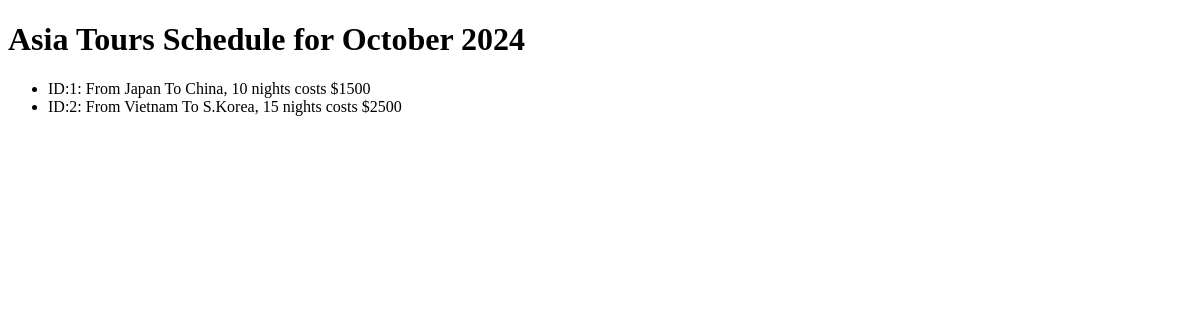
The app's page /, older data.
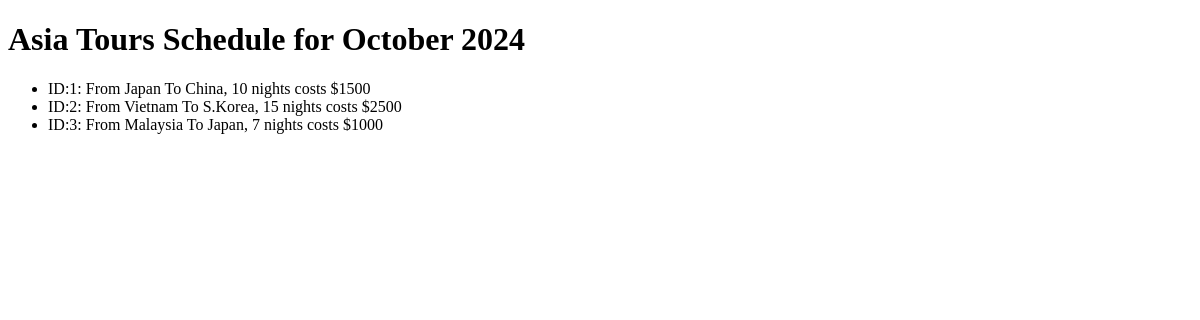
The same page, newer data.
### asiatoursagency/models.py (models this page shows)
class Tour(models.Model):
    origin_country = models.CharField(max_length=64)
    destination_country = models.CharField(max_length=64)
    number_of_nights = models.IntegerField()
    price = models.IntegerField()
    def __str__(self):
        return(f"ID:{self.id}: From {self.origin_country} To {self.destination_country}, {self.number_of_nights} nights costs ${self.price}")

### asiatoursagency/views.py (the view)
# urls.py: path('', views.index)
def index(request):
    tours = Tour.objects.all()
    context = {'tours': tours}
    return render(request, 'tours/index.html', context)

### asiatoursagency/templates/tours/index.html (shortened to what this page needs)
<!DOCTYPE html>
<html lang="en">
<head>
</head>
<body>
    <h1>Asia Tours Schedule for October 2024</h1>
    <ul>
        {% for tour in tours %}
        <li>{{tour}}</li>
        {% endfor %}
    </ul>
</body>
</html>

Row changes from the older to the newer data that the page shows:
added Tour: id+origin_country+destination_country "ID:3: From Malaysia To Japan, 7 nights costs $1000"
